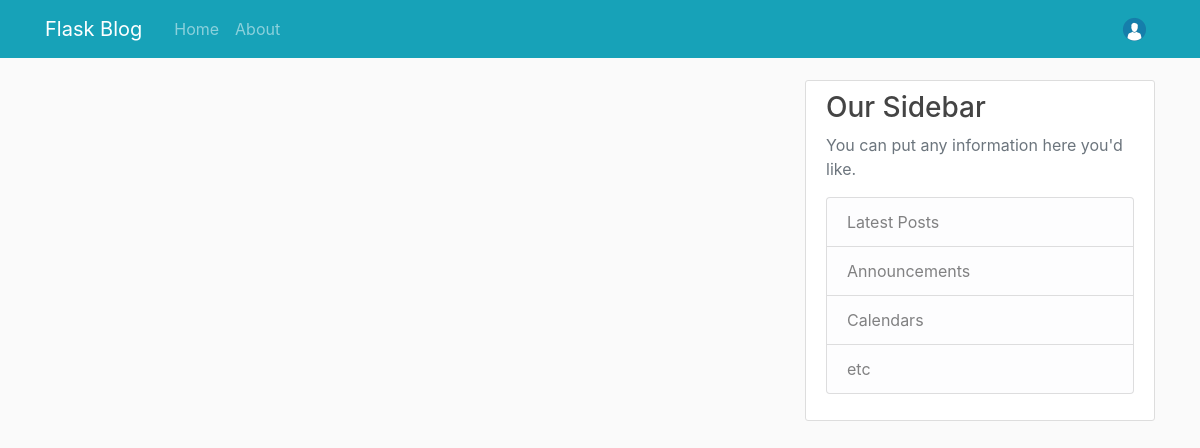
Page /home (signed in) on the earlier database version.
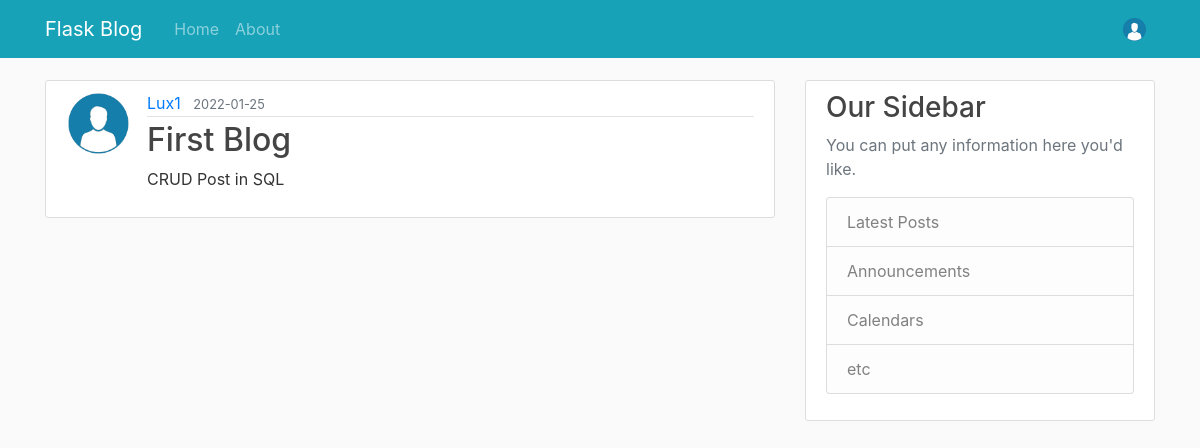
Same page on the later database version.
### flaskblog/models.py (models this page shows, shortened)
class Post(db.Model):
    id = db.Column(db.Integer, primary_key=True)
    title = db.Column(db.String(100), nullable=False)
    date_posted = db.Column(db.DateTime, nullable=False, default=datetime.utcnow)
    content = db.Column(db.Text, nullable=False)
    user_id = db.Column(db.Integer, db.ForeignKey('user.id'), nullable=False)

class User(db.Model, UserMixin):
    id = db.Column(db.Integer, primary_key=True)
    username = db.Column(db.String(20), unique=True, nullable=False)
    email = db.Column(db.String(120), unique=True, nullable=False)
    image_file = db.Column(db.String(20), nullable=False, default='default.png')
    password = db.Column(db.String(60), nullable=False)
    posts = db.relationship('Post', backref='author', lazy=True)

### flaskblog/routes.py (the view)
@app.route('/')
@app.route('/home')
def home():
    posts = Post.query.all()
    return render_template('home.html', posts=posts, title="home")

### flaskblog/models.py (called while the page is built)
@login_manager.user_loader
def load_user(user_id):
    return User.query.get(int(user_id))

### flaskblog/templates/home.html
{% extends "template.html" %}
{% block content %}
    {% for post in posts %}
        <article class="media content-section">
            <img class="rounded-circle article-img" src="{{'static\\profile_img\\default.png'}}">
            <div class="media-body">
                <div class="article-metadata">
                    <a class="mr-2" href="#">{{post.author.username}}</a>
                    <small class="text-muted">{{post.date_posted.strftime('%Y-%m-%d')}}</small>
                </div>
                <h2 class="article-title" href='#'>{{post.title}}</h2>
                <p class="article-content">{{post.content}}</p>
            </div>
        </article>
    {% endfor %}
{% endblock content %}

### flaskblog/templates/template.html (shortened to what this page needs)
<!DOCTYPE html>
<html>
    <head>
        <link rel="stylesheet" href="https://maxcdn.bootstrapcdn.com/bootstrap/4.0.0/css/bootstrap.min.css">
        <link rel="stylesheet" type="text/css" href="{{ url_for('static', filename='main.css') }}">
    </head>
    <body>
            <nav class="navbar navbar-expand-md navbar-dark bg-info fixed-top">
              <div class="container">
                <a class="navbar-brand mr-4" href="/">Flask Blog</a>
                <div class="collapse navbar-collapse" id="navbarToggle">
                  <div class="navbar-nav mr-auto">
                    <a class="nav-item nav-link" href="{{url_for('home')}}">Home</a>
                    <a class="nav-item nav-link" href="{{url_for('about')}}">About</a>
                  </div>
                  <div class="navbar-nav">
                    {% if current_user.is_authenticated %}
                      <li class="nav-item dropdown nav-user">
                        <a class="nav-link nav-user-img" href="#" data-toggle="dropdown" aria-haspopup="true" aria-expanded="false" id="Userdropdownmenu">
                          <img class="rounded-circle" src="/static/profile_img/default.png" height="25" alt="Avatar">
                        </a>
                      </li>
                    {% else %}
                      <a class="nav-item nav-link" href="{{url_for('login')}}">Login</a>
                      <a class="nav-item nav-link" href="{{url_for('register')}}">Register</a>
                    {% endif %}
                  </div>
                </div>
              </div>
            </nav>
        <main role="main" class="container">
            <div class="row">
                <div class="col-md-8">
                    {% block content %}{% endblock %}
                </div>
                <div class="col-md-4">
                  <div class="content-section">
                    <h3>Our Sidebar</h3>
                    <p class='text-muted'>You can put any information here you'd like.
                      <ul class="list-group">
                        <li class="list-group-item list-group-item-light">Latest Posts</li>
                        <li class="list-group-item list-group-item-light">Announcements</li>
                        <li class="list-group-item list-group-item-light">Calendars</li>
                        <li class="list-group-item list-group-item-light">etc</li>
                      </ul>
                    </p>
                  </div>
                </div>
            </div>
        </main>
    </body>
</html>

### flaskblog/static/main.css (style rules this page uses)
body { background: #fafafa; color: #333333; margin-top: 5rem; }
h1, h2, h3, h4, h5, h6 { color: #444444; }
.content-section { background: #ffffff; padding: 10px 20px; border: 1px solid #dddddd; border-radius: 3px; margin-bottom: 20px; }
.article-title { color: #444444; }
.article-content { white-space: pre-line; }
.article-img { height: 65px; width: 65px; margin-right: 16px; }
.article-metadata { padding-bottom: 1px; margin-bottom: 4px; border-bottom: 1px solid #e3e3e3 }

Differences in the rows shown:
added Post: author.username "Lux1", date_posted "2022-01-25", title "First Blog", content "CRUD Post in SQL"
